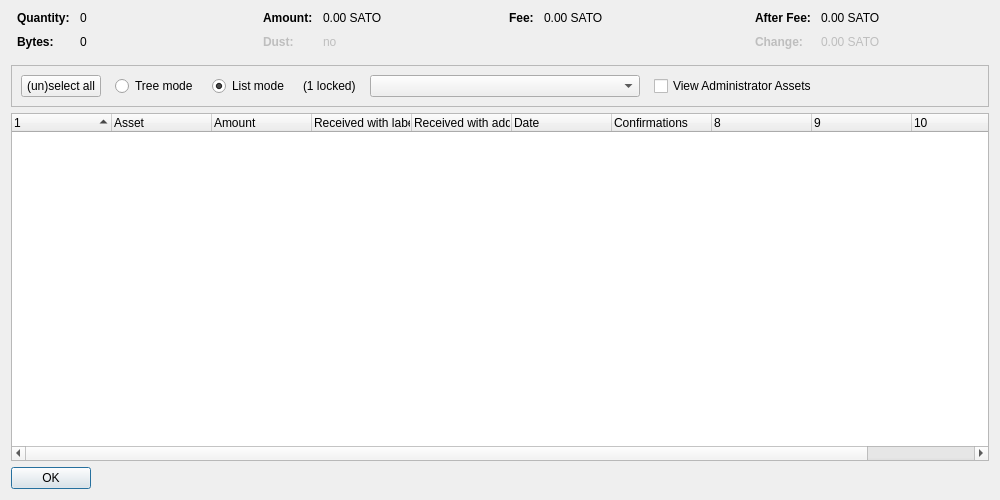
<?xml version="1.0" encoding="UTF-8"?>
<ui version="4.0">
 <class>AssetControlDialog</class>
 <widget class="QDialog" name="AssetControlDialog">
  <property name="geometry">
   <rect>
    <x>0</x>
    <y>0</y>
    <width>1000</width>
    <height>500</height>
   </rect>
  </property>
  <property name="windowTitle">
   <string>Asset Selection</string>
  </property>
  <layout class="QVBoxLayout" name="verticalLayout">
   <item>
    <layout class="QHBoxLayout" name="horizontalLayoutTop" stretch="0,0,0,0">
     <property name="topMargin">
      <number>0</number>
     </property>
     <property name="bottomMargin">
      <number>10</number>
     </property>
     <item>
      <layout class="QFormLayout" name="formLayoutAssetControl1">
       <property name="horizontalSpacing">
        <number>10</number>
       </property>
       <property name="verticalSpacing">
        <number>10</number>
       </property>
       <property name="leftMargin">
        <number>6</number>
       </property>
       <property name="rightMargin">
        <number>6</number>
       </property>
       <item row="0" column="0">
        <widget class="QLabel" name="labelAssetControlQuantityText">
         <property name="font">
          <font>
           <weight>75</weight>
           <bold>true</bold>
          </font>
         </property>
         <property name="text">
          <string>Quantity:</string>
         </property>
        </widget>
       </item>
       <item row="0" column="1">
        <widget class="QLabel" name="labelAssetControlQuantity">
         <property name="cursor">
          <cursorShape>IBeamCursor</cursorShape>
         </property>
         <property name="contextMenuPolicy">
          <enum>Qt::ActionsContextMenu</enum>
         </property>
         <property name="text">
          <string notr="true">0</string>
         </property>
         <property name="textInteractionFlags">
          <set>Qt::LinksAccessibleByMouse|Qt::TextSelectableByKeyboard|Qt::TextSelectableByMouse</set>
         </property>
        </widget>
       </item>
       <item row="1" column="0">
        <widget class="QLabel" name="labelAssetControlBytesText">
         <property name="font">
          <font>
           <weight>75</weight>
           <bold>true</bold>
          </font>
         </property>
         <property name="text">
          <string>Bytes:</string>
         </property>
        </widget>
       </item>
       <item row="1" column="1">
        <widget class="QLabel" name="labelAssetControlBytes">
         <property name="cursor">
          <cursorShape>IBeamCursor</cursorShape>
         </property>
         <property name="contextMenuPolicy">
          <enum>Qt::ActionsContextMenu</enum>
         </property>
         <property name="text">
          <string notr="true">0</string>
         </property>
         <property name="textInteractionFlags">
          <set>Qt::LinksAccessibleByMouse|Qt::TextSelectableByKeyboard|Qt::TextSelectableByMouse</set>
         </property>
        </widget>
       </item>
      </layout>
     </item>
     <item>
      <layout class="QFormLayout" name="formLayoutAssetControl2">
       <property name="horizontalSpacing">
        <number>10</number>
       </property>
       <property name="verticalSpacing">
        <number>10</number>
       </property>
       <property name="leftMargin">
        <number>6</number>
       </property>
       <property name="rightMargin">
        <number>6</number>
       </property>
       <item row="0" column="0">
        <widget class="QLabel" name="labelAssetControlAmountText">
         <property name="font">
          <font>
           <weight>75</weight>
           <bold>true</bold>
          </font>
         </property>
         <property name="text">
          <string>Amount:</string>
         </property>
        </widget>
       </item>
       <item row="0" column="1">
        <widget class="QLabel" name="labelAssetControlAmount">
         <property name="cursor">
          <cursorShape>IBeamCursor</cursorShape>
         </property>
         <property name="contextMenuPolicy">
          <enum>Qt::ActionsContextMenu</enum>
         </property>
         <property name="text">
          <string notr="true">0.00 SATO</string>
         </property>
         <property name="textInteractionFlags">
          <set>Qt::LinksAccessibleByMouse|Qt::TextSelectableByKeyboard|Qt::TextSelectableByMouse</set>
         </property>
        </widget>
       </item>
       <item row="1" column="0">
        <widget class="QLabel" name="labelAssetControlLowOutputText">
         <property name="enabled">
          <bool>false</bool>
         </property>
         <property name="font">
          <font>
           <weight>75</weight>
           <bold>true</bold>
          </font>
         </property>
         <property name="text">
          <string>Dust:</string>
         </property>
        </widget>
       </item>
       <item row="1" column="1">
        <widget class="QLabel" name="labelAssetControlLowOutput">
         <property name="enabled">
          <bool>false</bool>
         </property>
         <property name="cursor">
          <cursorShape>IBeamCursor</cursorShape>
         </property>
         <property name="contextMenuPolicy">
          <enum>Qt::ActionsContextMenu</enum>
         </property>
         <property name="text">
          <string notr="true">no</string>
         </property>
         <property name="textInteractionFlags">
          <set>Qt::LinksAccessibleByMouse|Qt::TextSelectableByKeyboard|Qt::TextSelectableByMouse</set>
         </property>
        </widget>
       </item>
      </layout>
     </item>
     <item>
      <layout class="QFormLayout" name="formLayoutAssetControl3">
       <property name="horizontalSpacing">
        <number>10</number>
       </property>
       <property name="verticalSpacing">
        <number>10</number>
       </property>
       <property name="leftMargin">
        <number>6</number>
       </property>
       <property name="rightMargin">
        <number>6</number>
       </property>
       <item row="0" column="0">
        <widget class="QLabel" name="labelAssetControlFeeText">
         <property name="font">
          <font>
           <weight>75</weight>
           <bold>true</bold>
          </font>
         </property>
         <property name="text">
          <string>Fee:</string>
         </property>
        </widget>
       </item>
       <item row="0" column="1">
        <widget class="QLabel" name="labelAssetControlFee">
         <property name="cursor">
          <cursorShape>IBeamCursor</cursorShape>
         </property>
         <property name="contextMenuPolicy">
          <enum>Qt::ActionsContextMenu</enum>
         </property>
         <property name="text">
          <string notr="true">0.00 SATO</string>
         </property>
         <property name="textInteractionFlags">
          <set>Qt::LinksAccessibleByMouse|Qt::TextSelectableByKeyboard|Qt::TextSelectableByMouse</set>
         </property>
        </widget>
       </item>
      </layout>
     </item>
     <item>
      <layout class="QFormLayout" name="formLayoutAssetControl4">
       <property name="horizontalSpacing">
        <number>10</number>
       </property>
       <property name="verticalSpacing">
        <number>10</number>
       </property>
       <property name="leftMargin">
        <number>6</number>
       </property>
       <property name="rightMargin">
        <number>6</number>
       </property>
       <item row="0" column="0">
        <widget class="QLabel" name="labelAssetControlAfterFeeText">
         <property name="font">
          <font>
           <weight>75</weight>
           <bold>true</bold>
          </font>
         </property>
         <property name="text">
          <string>After Fee:</string>
         </property>
        </widget>
       </item>
       <item row="0" column="1">
        <widget class="QLabel" name="labelAssetControlAfterFee">
         <property name="cursor">
          <cursorShape>IBeamCursor</cursorShape>
         </property>
         <property name="contextMenuPolicy">
          <enum>Qt::ActionsContextMenu</enum>
         </property>
         <property name="text">
          <string notr="true">0.00 SATO</string>
         </property>
         <property name="textInteractionFlags">
          <set>Qt::LinksAccessibleByMouse|Qt::TextSelectableByKeyboard|Qt::TextSelectableByMouse</set>
         </property>
        </widget>
       </item>
       <item row="1" column="0">
        <widget class="QLabel" name="labelAssetControlChangeText">
         <property name="enabled">
          <bool>false</bool>
         </property>
         <property name="font">
          <font>
           <weight>75</weight>
           <bold>true</bold>
          </font>
         </property>
         <property name="text">
          <string>Change:</string>
         </property>
        </widget>
       </item>
       <item row="1" column="1">
        <widget class="QLabel" name="labelAssetControlChange">
         <property name="enabled">
          <bool>false</bool>
         </property>
         <property name="cursor">
          <cursorShape>IBeamCursor</cursorShape>
         </property>
         <property name="contextMenuPolicy">
          <enum>Qt::ActionsContextMenu</enum>
         </property>
         <property name="text">
          <string notr="true">0.00 SATO</string>
         </property>
         <property name="textInteractionFlags">
          <set>Qt::LinksAccessibleByMouse|Qt::TextSelectableByKeyboard|Qt::TextSelectableByMouse</set>
         </property>
        </widget>
       </item>
      </layout>
     </item>
    </layout>
   </item>
   <item>
    <widget class="QFrame" name="frame">
     <property name="minimumSize">
      <size>
       <width>0</width>
       <height>40</height>
      </size>
     </property>
     <property name="frameShape">
      <enum>QFrame::StyledPanel</enum>
     </property>
     <property name="frameShadow">
      <enum>QFrame::Sunken</enum>
     </property>
     <layout class="QHBoxLayout" name="horizontalLayout">
      <item>
       <layout class="QHBoxLayout" name="horizontalLayoutPanel" stretch="0,0,0,0,0,0,0">
        <property name="spacing">
         <number>14</number>
        </property>
        <item>
         <widget class="QPushButton" name="pushButtonSelectAll">
          <property name="sizePolicy">
           <sizepolicy hsizetype="Maximum" vsizetype="Fixed">
            <horstretch>0</horstretch>
            <verstretch>0</verstretch>
           </sizepolicy>
          </property>
          <property name="text">
           <string>(un)select all</string>
          </property>
          <property name="autoDefault">
           <bool>false</bool>
          </property>
         </widget>
        </item>
        <item>
         <widget class="QRadioButton" name="radioTreeMode">
          <property name="sizePolicy">
           <sizepolicy hsizetype="Maximum" vsizetype="Fixed">
            <horstretch>0</horstretch>
            <verstretch>0</verstretch>
           </sizepolicy>
          </property>
          <property name="text">
           <string>Tree mode</string>
          </property>
         </widget>
        </item>
        <item>
         <widget class="QRadioButton" name="radioListMode">
          <property name="sizePolicy">
           <sizepolicy hsizetype="Maximum" vsizetype="Fixed">
            <horstretch>0</horstretch>
            <verstretch>0</verstretch>
           </sizepolicy>
          </property>
          <property name="text">
           <string>List mode</string>
          </property>
          <property name="checked">
           <bool>true</bool>
          </property>
         </widget>
        </item>
        <item>
         <widget class="QLabel" name="labelLocked">
          <property name="text">
           <string notr="true">(1 locked)</string>
          </property>
         </widget>
        </item>
        <item>
         <widget class="QComboBox" name="assetList">
          <property name="minimumContentsLength">
           <number>30</number>
          </property>
         </widget>
        </item>
        <item>
         <widget class="QCheckBox" name="viewAdministrator">
          <property name="toolTip">
           <string>View assets that you have the ownership asset for</string>
          </property>
          <property name="text">
           <string>View Administrator Assets</string>
          </property>
         </widget>
        </item>
        <item>
         <spacer name="horizontalSpacer">
          <property name="orientation">
           <enum>Qt::Horizontal</enum>
          </property>
          <property name="sizeHint" stdset="0">
           <size>
            <width>40</width>
            <height>20</height>
           </size>
          </property>
         </spacer>
        </item>
       </layout>
      </item>
     </layout>
    </widget>
   </item>
   <item>
    <widget class="AssetControlTreeWidget" name="treeWidget">
     <property name="contextMenuPolicy">
      <enum>Qt::CustomContextMenu</enum>
     </property>
     <property name="sortingEnabled">
      <bool>false</bool>
     </property>
     <property name="columnCount">
      <number>11</number>
     </property>
     <attribute name="headerShowSortIndicator" stdset="0">
      <bool>true</bool>
     </attribute>
     <attribute name="headerStretchLastSection">
      <bool>false</bool>
     </attribute>
     <column>
      <property name="text">
       <string/>
      </property>
     </column>
     <column>
      <property name="text">
       <string>Asset</string>
      </property>
     </column>
     <column>
      <property name="text">
       <string>Amount</string>
      </property>
     </column>
     <column>
      <property name="text">
       <string>Received with label</string>
      </property>
     </column>
     <column>
      <property name="text">
       <string>Received with address</string>
      </property>
     </column>
     <column>
      <property name="text">
       <string>Date</string>
      </property>
     </column>
     <column>
      <property name="text">
       <string>Confirmations</string>
      </property>
      <property name="toolTip">
       <string>Confirmed</string>
      </property>
     </column>
     <column>
      <property name="text">
       <string/>
      </property>
     </column>
     <column>
      <property name="text">
       <string/>
      </property>
     </column>
     <column>
      <property name="text">
       <string/>
      </property>
     </column>
     <column>
      <property name="text">
       <string/>
      </property>
     </column>
    </widget>
   </item>
   <item>
    <widget class="QDialogButtonBox" name="buttonBox">
     <property name="sizePolicy">
      <sizepolicy hsizetype="Maximum" vsizetype="Fixed">
       <horstretch>0</horstretch>
       <verstretch>0</verstretch>
      </sizepolicy>
     </property>
     <property name="orientation">
      <enum>Qt::Horizontal</enum>
     </property>
     <property name="standardButtons">
      <set>QDialogButtonBox::Ok</set>
     </property>
    </widget>
   </item>
  </layout>
 </widget>
 <customwidgets>
  <customwidget>
   <class>AssetControlTreeWidget</class>
   <extends>QTreeWidget</extends>
   <header location="global">assetcontroltreewidget.h</header>
  </customwidget>
 </customwidgets>
 <resources/>
 <connections/>
</ui>
